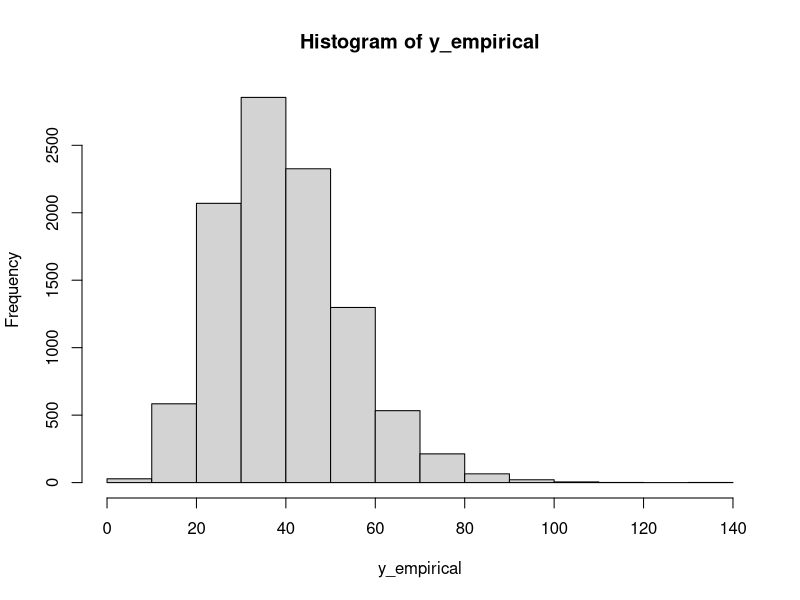
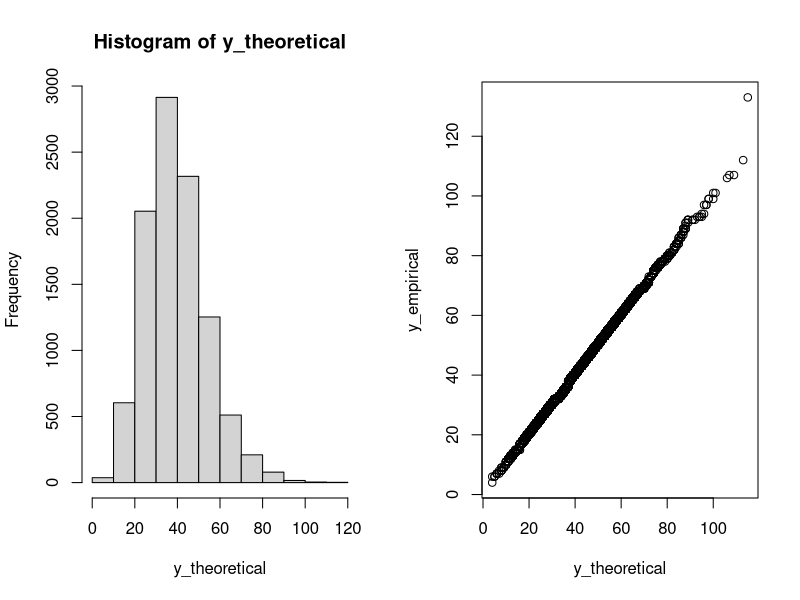
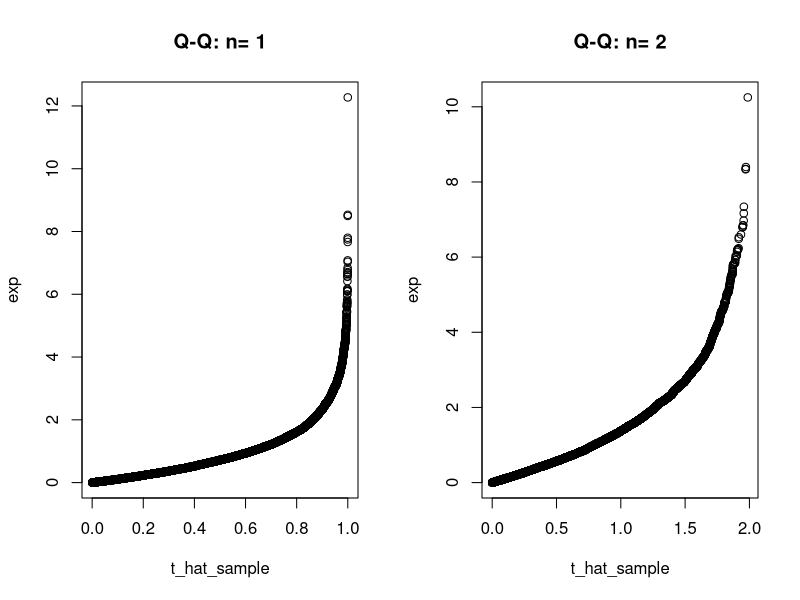
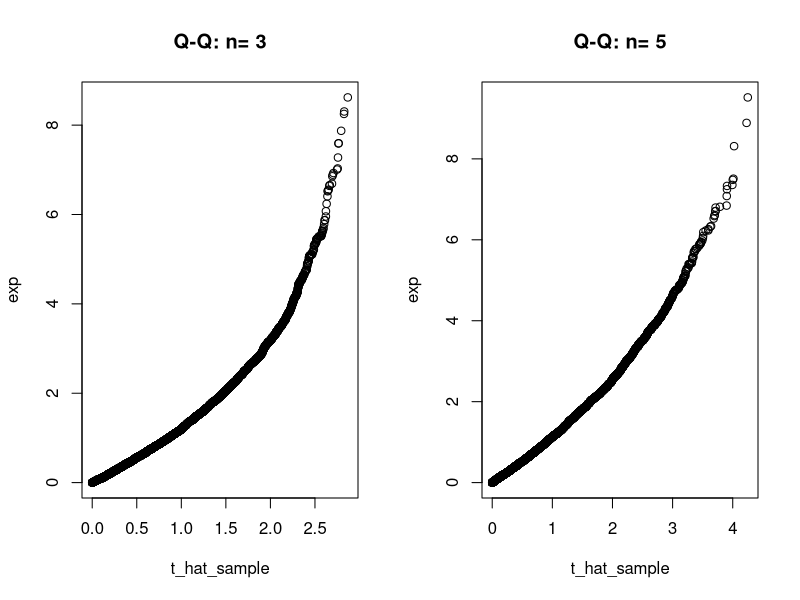
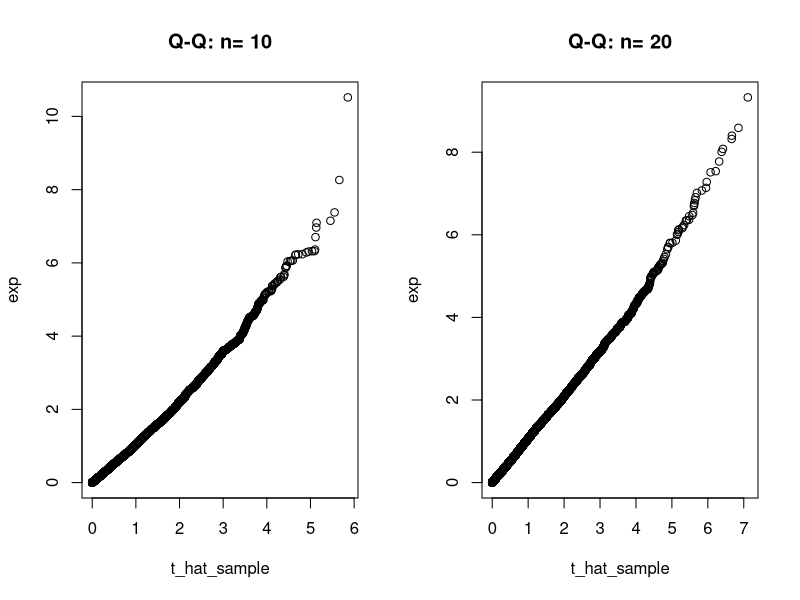
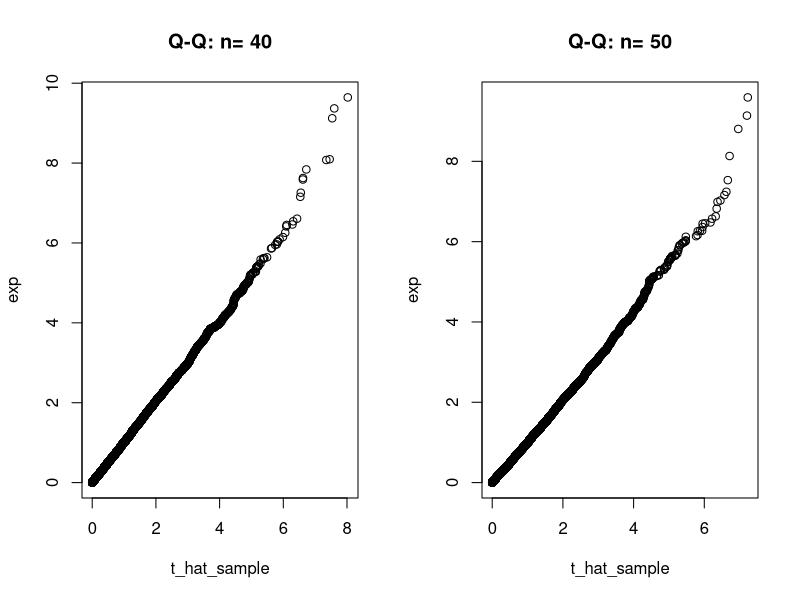
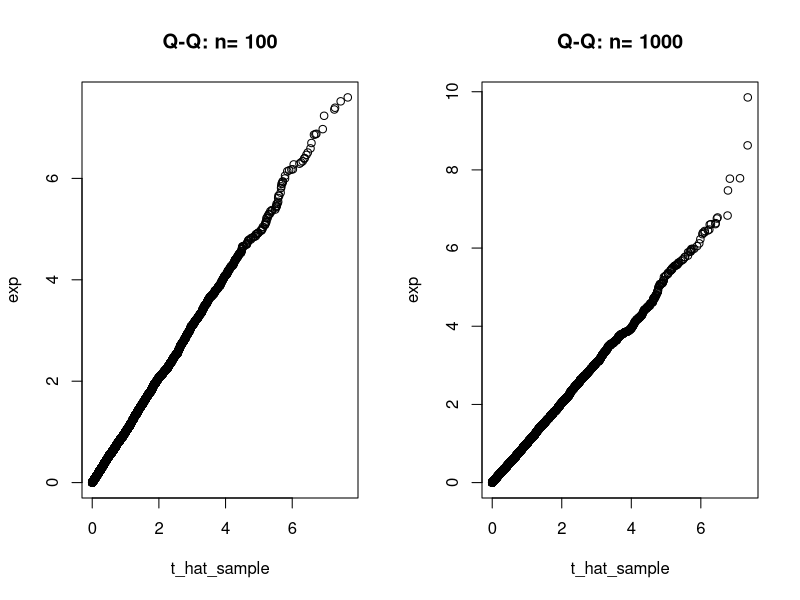
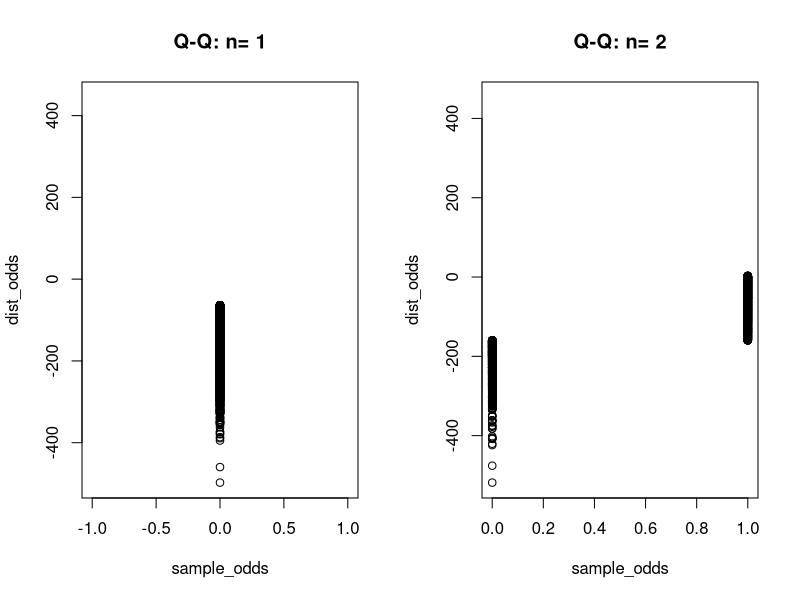

Generate these figures, in order, with R: (Note: this script raises an error after producing the figures.)
## ---- chunk 1
poisson_gamma <- function(alpha, beta){
  T <- rgamma(n = 1, shape = alpha, scale = beta)
  Y <- rpois(n = 1, lambda = T)
}
## ---- chunk 2
y_empirical <- replicate(10000,poisson_gamma(10,4))
## ---- chunk 3
hist(y_empirical)
## ---- chunk 4
y_theoretical <- replicate(10000,rnbinom(n = 1,size = 10, prob = 1/(1+4))) 
par(mfrow = c(1,2))
hist(y_theoretical)
qqplot(y_theoretical,y_empirical)
## ---- chunk 5
uni_sample_max <- function(n){
  unif <- runif(n)
  sample_max <- max(unif)
}
## ---- chunk 6
theta_hat <- function(n){
  t_hat <- n*(1-uni_sample_max(n))
}
## ---- chunk 7
theta_hat_plot <- function(n){
  t_hat_sample <- replicate(10000, theta_hat(n))
  exp <- rexp(10000)
  qqplot(t_hat_sample, exp, main=paste("Q-Q: n=",n))
}
## ---- chunk 8
ns <- c(1, 2, 3, 5, 10, 20, 40, 50, 100, 1000)
for (n in ns){
  theta_hat_plot(n)
}

## ---- chunk 9
odds_hat <- function(n){
  x <- rbinom(n, 1, .7)
  p_hat <- mean(x)
  odds <- p_hat/(1-p_hat)
  return(odds)
}

## ---- chunk 10
odds_plot <- function(n){
  sample_odds = replicate(10000, odds_hat(n))
  var = (1/(1-.7)^2)^2
  dist_odds = rnorm(10000, 0, var)
  qqplot(sample_odds, dist_odds, main=paste("Q-Q: n=",n))
}

## ---- chunk 11
ns <- c(1, 2, 3, 5, 10, 20, 40, 50, 100, 1000)
for (n in ns){
  odds_plot(n)
}

## ---- chunk 12
normal_approx <- function(n){
  samp = rgamma(n, shape=2, scale=4)
  samp_mean = mean(samp)
  variance = var(samp)
  output <- sqrt(n)*(1/samp_mean - 1/8)/(sqrt(variance)/samp_mean^2)
  return(output)
}

## ---- chunk 13
gamma_plot <- function(n){
  sample = replicate(10000, normal_approx(n))
  dist_odds = rnorm(10000, 0, 1)
  qqplot(sample, dist_odds, main=paste("Q-Q: n=",n))
}
## ---- chunk 14
ns <- c(1, 2, 3, 5, 10, 20, 40, 50, 100, 1000)
for (n in ns){
  gamma_plot(n)
}
